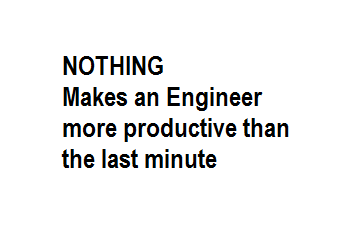
%> input picture test.jpg, 357 x 236 px
$ octave --eval "OCR2(imread('test.jpg'));"   (GNU Octave 9; MATLAB toolbox functions it lacks are replaced by stand-ins)
%> lines starting %> are read from the running program, lines starting %| are printed output that depends on the picture; in (x1, y1, x2, y2) boxes, pixels count from 0 and x2, y2 are one past the last pixel; in counts of white or black regions, pixels touching at a corner belong together; the program's own positions count from 1
### clip.m
function img_out=clip(img_in)
%Return the values of an array within a given range
%finds the elements with nonzero values and crops the image to contain only
%the text
[f c]=find(img_in);
img_out=img_in(min(f):max(f),min(c):max(c));
end

### lines_crop.m
%function lines%

function [fl re]=lines_crop(im_text)
% Divide text into lines
% im_text->input image; fl->first line; re->remain line

im_text=clip(im_text);
index_num=size(im_text,1);

for s=1:index_num
    if sum(im_text(s,:))==0
        flm=im_text(1:s-1, :); % First line matrix
        rm=im_text(s:end, :);% Remain line matrix
        fl = clip(flm);
        re=clip(rm);
        break
    else
        fl=im_text;%Only one line.
        re=[ ];
    end
end

### OCR2.m
%% OCR implementation
function  OCR2(image)
figure,imshow(image);
title('INPUT IMAGE ')
% Convert to gray
  if size(image,3)==3
     image=rgb2gray(image);
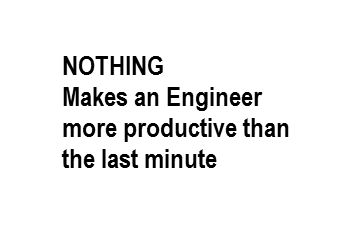
%> image: size 236x357 uint8; min 0, max 255, mean 239.4
  end
% Convert to BW
threshold = graythresh(image);
%> threshold = 0.52

image =~im2bw(image,threshold);
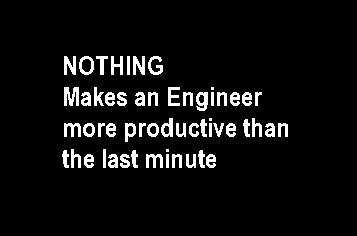
%> image: size 236x357 logical; 6.3% white; 56 white regions (3 under 20 px), largest, box (x1, y1, x2, y2) and area: (64, 87, 79, 106) 203, (64, 56, 76, 75) 156, (133, 56, 145, 75) 156

% Remove all object less than 10 pixels
image = bwareaopen(image,10);
%Storage matrix word from image
word=[ ];
re=image;
%Opens text.txt as file for write
fid = fopen('text.txt', 'wt');
% Load templates
load templates
global templates
% count the number of letters in template file
num_letters=size(templates,2);
while 1
    %Function 'lines_crop' separate lines in text
    [fl re]=lines_crop(re); %fl= first line, re= remaining image
    fline=fl;
    n=0;                   %scamcounting index
    spacevector = [];      % to compute the total spaces between
    rc= fl;

    while 1
        %Fcn 'letter_crop' separate letters in a line
       [fc rc space]=letter_crop(rc);
       %fc =  first letter in the line
       %rc =  remaining cropped line
       %space = space between the letter
       %cropped and the next letter
       im_r = imresize(fc,[42 24]);   %resize letter so that correlation
                                       %can be performed
       n = n + 1;
       spacevector(n)=space;

       %Fcn 'read_letter' correlates the cropped letter with the images
       letter = read_letter(im_r,num_letters);

       %letter concatenation
       word = [word letter];

       if isempty(rc)  %breaks loop when there are no more characters
           break;
        end
    end


    max_space = max(spacevector);
    no_spaces = 0;

     for x= 1:n   %loop to introduce space at requisite locations
       if spacevector(x+no_spaces)> (0.75 * max_space)
          no_spaces = no_spaces + 1;
            for m = x:n
              word(n+x-m+no_spaces)=word(n+x-m+no_spaces-1);
            end
           word(x+no_spaces) = ' ';
           spacevector = [0 spacevector];
       end
     end


    fprintf(fid,'%s\n',word);%Write 'word' in text file (upper)
    % Clear 'word' variable
    word=[ ];
    if isempty(re)  %See variable 're' in Fcn 'lines'
        break
    end
end
%> this loop made 4 passes
%> max_space on passes 1 to 4: 4, 10, 9, 9
%> pass 1, in clip, `img_out=img_in(min(f):max(f),min(c):max(c));`:
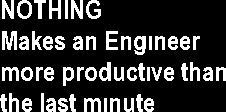
%> img_out: size 112x226 logical; 20.8% white; 53 white regions, largest, box (x1, y1, x2, y2) and area: (2, 31, 17, 50) 203, (2, 0, 14, 19) 156, (71, 0, 83, 19) 156
%> pass 1, in OCR2, `[fl re]=lines_crop(re);`:
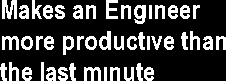
%> re: size 81x226 logical; 23.9% white; 46 white regions, largest, box (x1, y1, x2, y2) and area: (2, 0, 17, 19) 203, (134, 5, 146, 24) 153, (2, 36, 19, 50) 144
%> pass 2, in OCR2, `[fl re]=lines_crop(re);`:
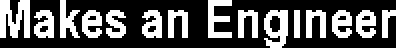
%> fl: size 24x198 logical (shown 2 times larger); 32.9% white; 15 white regions, largest, box (x1, y1, x2, y2) and area: (0, 0, 15, 19) 203, (132, 5, 144, 24) 153, (104, 0, 116, 19) 135
%> pass 2, in OCR2, `[fl re]=lines_crop(re);`:
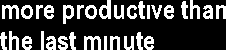
%> re: size 50x226 logical; 24.9% white; 31 white regions, largest, box (x1, y1, x2, y2) and area: (2, 5, 19, 19) 144, (84, 36, 101, 50) 144, (99, 0, 111, 19) 136
%> after the loop, space = 0; spacevector = [0 0 2 3 9 2 2 1 8 3 3 4 2 1 0]
fclose(fid);
%Open 'text.txt' file
winopen('text.txt')
clear all
end
